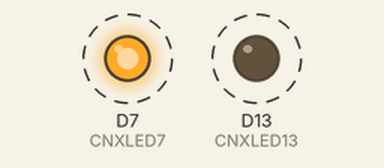
Bench run of a sketch on a simulated Arduino Due. On the bench: output pins drawn as LEDs (lit = HIGH). Dashed ring = blinking.

Above: at 0.5 s.
Timing chart, 0 to 4.6 s (numbered marks = the images above):
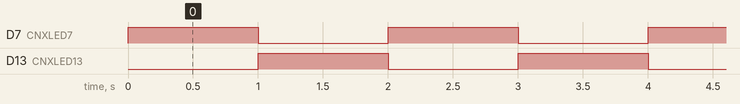

The sketch:

fliflop.ino
```cpp
const int CNXLED13=13;
const int CNXLED7=7;
int tempsDePause;
char etat;
char etat7;


void setup()

{

  pinMode(CNXLED13,OUTPUT);
  pinMode(CNXLED7,OUTPUT);
  tempsDePause=1000;
  etat= HIGH;
  etat7= LOW;
}


void loop()

{

if (etat == HIGH)
{ etat = LOW;
  etat7= HIGH;}
else
{ etat = HIGH;
  etat7= LOW;}

  digitalWrite(CNXLED13,etat);
  digitalWrite(CNXLED7,etat7);
  delay(tempsDePause);

}
```

Measured:
- by itself, D7 (CNXLED7), D13 (CNXLED13): alternates HIGH for 1.0 s and LOW for 1.0 s
